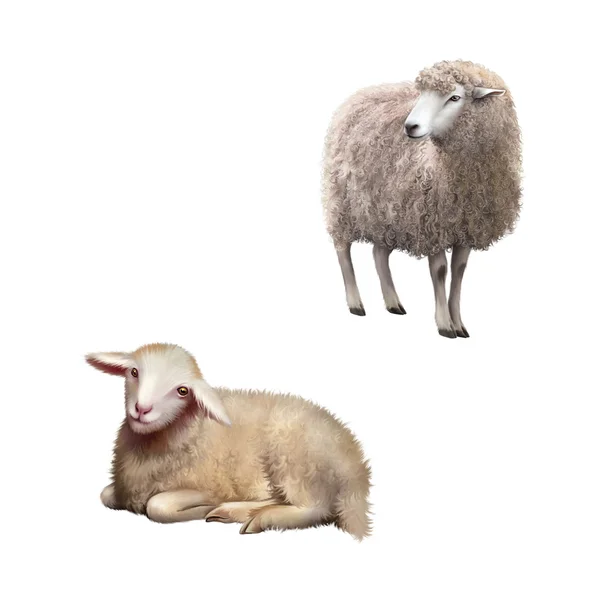
#> input picture assets/sheep.jpg, 600 x 600 px
$ python -i segmentation.py   (imports and definitions only)
#> lines starting #> are read from the running program, lines starting #| are printed output that depends on the picture; after the words box and inside, x2 and y2 are one past the last pixel; in counts of white or black regions, pixels touching at a corner belong together
from io import BytesIO
from PIL import Image
from skimage import io, measure, filters, color, morphology


def ndarray_to_image(array):
    """
    Convert a numpy array to an image in PNG format.

    Parameters:
    - array (numpy.ndarray): The numpy array representing the image.

    Returns:
    - image_bytes (BytesIO): A BytesIO object containing the image in PNG format.
    """
    # Convert the numpy array to a PIL image
    image_pil = Image.fromarray(array.astype('uint8'))

    # Save the image to a BytesIO object
    image_bytes = BytesIO()
    image_pil.save(image_bytes, format='PNG')
    image_bytes.seek(0)

    # Convert BytesIO to bytes
    return image_bytes.getvalue()


def perform_segmentation(image_path):
    # Load the image
#> called with image_path = '../assets/sheep.jpg'
    image = io.imread(image_path)
#> image is the input picture: shape (600, 600, 3); mean R, G, B 237.1, 233.1, 229.9

    # Check if the image has an alpha channel
    if image.shape[-1] == 4:
        # Remove the alpha channel
        image = image[..., :3]

    # Convert the image to grayscale
    image_gray = color.rgb2gray(image)
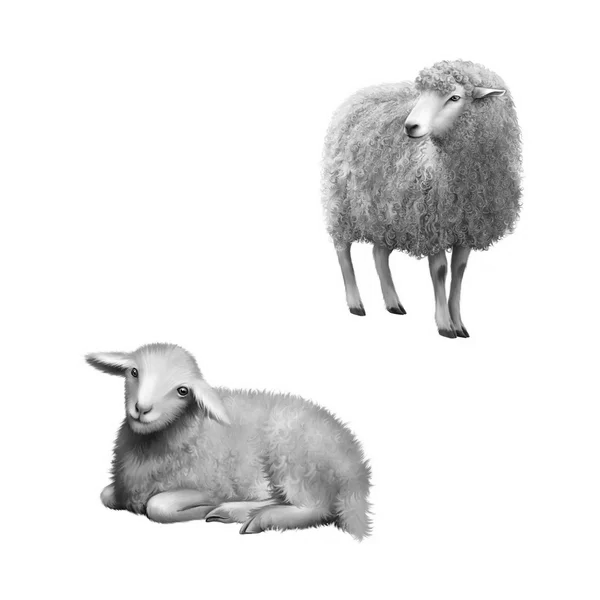
#> image_gray: shape (600, 600) float64; min 0.0025, max 1, mean 0.917

    # Apply an adaptive thresholding filter
    threshold = filters.threshold_yen(image_gray) # threshold_li
#> threshold = 0.986

    # Segment the image based on the threshold
    binary_image = image_gray > threshold
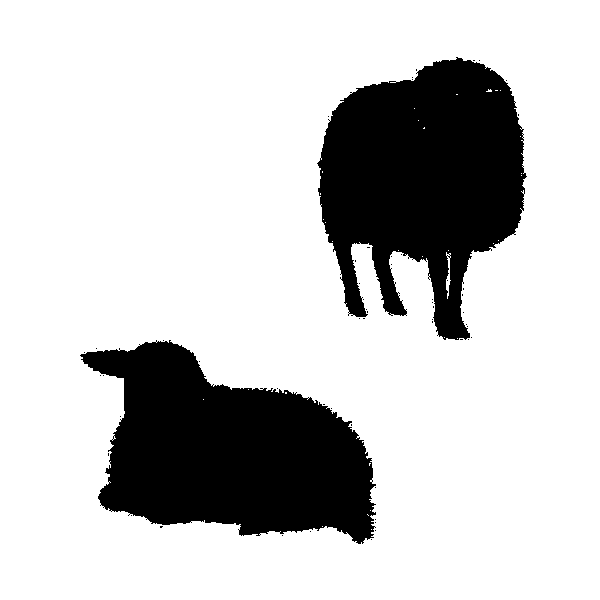
#> binary_image: shape (600, 600) bool; 78.8% white; 56 black regions (54 under 20 px), largest, box (x1, y1, x2, y2) and area: (317, 57, 527, 340) 38408, (80, 340, 376, 544) 37925

    # Clean the image
    cleaned_image = morphology.remove_small_objects(binary_image < 0.95, min_size=500)  # Example of cleaning
#> cleaned_image: shape (600, 600) bool; 21.2% white; 2 white regions

    # Label the regions
    labeled_image = measure.label(cleaned_image, connectivity=2)
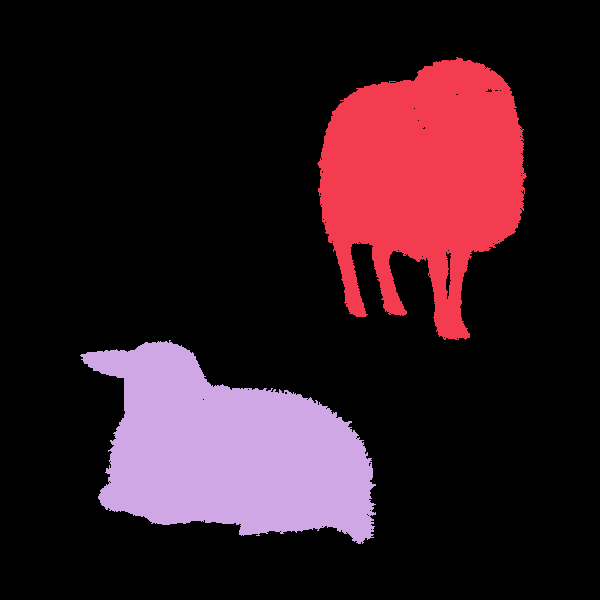
#> labeled_image: shape (600, 600) int32; 3 distinct labels, from 0 to 2; one colour per label, 0 black

    # Get the properties of the regions
    regions = measure.regionprops(labeled_image)
#> regions = 2 regions; box (x1, y1, x2, y2) and area: (317, 57, 527, 340) 38359, (80, 340, 376, 544) 37897

    # Draw rectangles around the objects
    objects_info = []
    for region in regions:
        # Check if the region has valid bounding box coordinates
        if hasattr(region, 'bbox'):
            obj_info = { "bbox": region.bbox } # Add other information you want to retrieve
            objects_info.append(obj_info)
            minr, minc, maxr, maxc = region.bbox
            border_width = 5  # Adjust the desired width
            # Ensure the coordinates are within the image bounds
            minr = max(0, minr - border_width)
            minc = max(0, minc - border_width)
            maxr = min(image.shape[0], maxr + border_width)
            maxc = min(image.shape[1], maxc + border_width)
            # Draw the rectangle on the image
            image[minr:maxr, minc:minc+2] = (255, 0, 0)  # Left border
            image[minr:maxr, maxc-2:maxc] = (255, 0, 0)  # Right border
            image[minr:minr+2, minc:maxc] = (255, 0, 0)  # Top border
            image[maxr-2:maxr, minc:maxc] = (255, 0, 0)  # Bottom border
#> this loop made 2 passes
#> (obj_info, minr, minc, maxr, maxc, border_width) on passes 1 to 2: ({'bbox': (57, 317, 340, 527)}, 52, 312, 345, 532, 5), ({'bbox': (340, 80, 544, 376)}, 335, 75, 549, 381, 5)
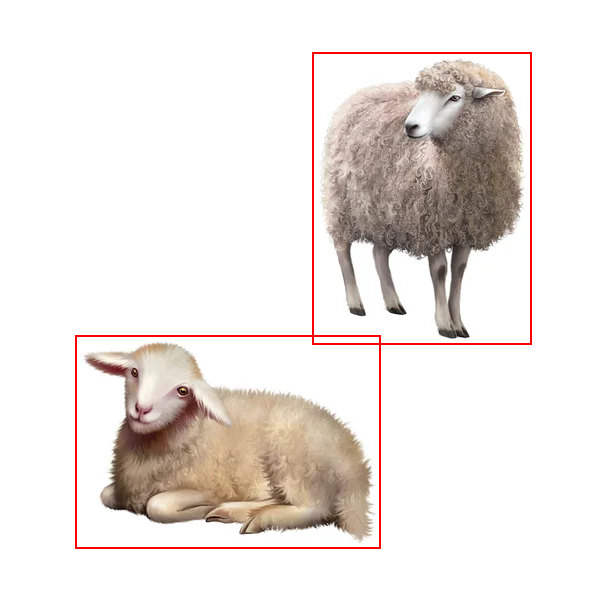
#> image: shape (600, 600, 3); 1.14% of pixels changed, all inside (x1, y1, x2, y2) = (75, 52, 532, 549)
#> after the loop, objects_info = 2 items

    # Convert the image with contours to PNG format
    image_bytes = ndarray_to_image(image)

    # Return the modified image and information about the detected objects
    return image_bytes, objects_info

>>> result = perform_segmentation('../assets/sheep.jpg')
